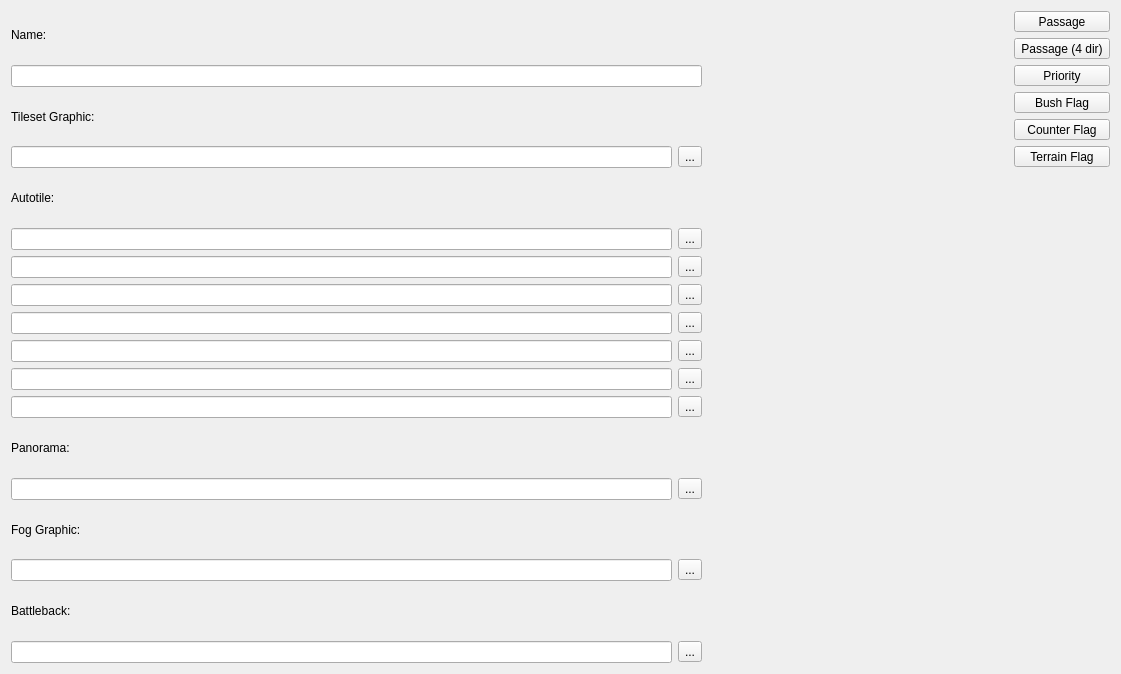
<?xml version="1.0" encoding="UTF-8"?>
<ui version="4.0">
 <class>EditTilesets</class>
 <widget class="QWidget" name="EditTilesets">
  <property name="geometry">
   <rect>
    <x>0</x>
    <y>0</y>
    <width>1121</width>
    <height>674</height>
   </rect>
  </property>
  <property name="windowTitle">
   <string>Form</string>
  </property>
  <layout class="QGridLayout" name="gridLayout_2">
   <item row="0" column="0">
    <layout class="QHBoxLayout" name="horizontalLayout">
     <item>
      <layout class="QGridLayout" name="gridLayout">
       <item row="14" column="0">
        <widget class="QLineEdit" name="line_panorama">
         <property name="readOnly">
          <bool>true</bool>
         </property>
        </widget>
       </item>
       <item row="17" column="0">
        <widget class="QLineEdit" name="line_fog_graphic">
         <property name="readOnly">
          <bool>true</bool>
         </property>
        </widget>
       </item>
       <item row="5" column="0">
        <widget class="QLineEdit" name="line_autotile_1">
         <property name="readOnly">
          <bool>true</bool>
         </property>
        </widget>
       </item>
       <item row="12" column="0">
        <widget class="QLineEdit" name="line_autotile_7">
         <property name="readOnly">
          <bool>true</bool>
         </property>
        </widget>
       </item>
       <item row="19" column="0">
        <widget class="QLineEdit" name="line_battleback">
         <property name="readOnly">
          <bool>true</bool>
         </property>
        </widget>
       </item>
       <item row="6" column="0">
        <widget class="QLineEdit" name="line_autotile_2">
         <property name="readOnly">
          <bool>true</bool>
         </property>
        </widget>
       </item>
       <item row="19" column="1">
        <widget class="QToolButton" name="button_battleback">
         <property name="text">
          <string>...</string>
         </property>
        </widget>
       </item>
       <item row="6" column="1">
        <widget class="QToolButton" name="button_autotile_2">
         <property name="text">
          <string>...</string>
         </property>
        </widget>
       </item>
       <item row="18" column="0">
        <widget class="QLabel" name="label_6">
         <property name="text">
          <string>Battleback:</string>
         </property>
        </widget>
       </item>
       <item row="5" column="1">
        <widget class="QToolButton" name="button_autotile_1">
         <property name="text">
          <string>...</string>
         </property>
        </widget>
       </item>
       <item row="10" column="1">
        <widget class="QToolButton" name="button_autotile_5">
         <property name="text">
          <string>...</string>
         </property>
        </widget>
       </item>
       <item row="17" column="1">
        <widget class="QToolButton" name="button_fog">
         <property name="text">
          <string>...</string>
         </property>
        </widget>
       </item>
       <item row="3" column="0">
        <widget class="QLineEdit" name="line_tileset_name"/>
       </item>
       <item row="14" column="1">
        <widget class="QToolButton" name="button_panorama">
         <property name="text">
          <string>...</string>
         </property>
        </widget>
       </item>
       <item row="11" column="1">
        <widget class="QToolButton" name="button_autotile_6">
         <property name="text">
          <string>...</string>
         </property>
        </widget>
       </item>
       <item row="16" column="0">
        <widget class="QLabel" name="label_5">
         <property name="text">
          <string>Fog Graphic:</string>
         </property>
        </widget>
       </item>
       <item row="8" column="1">
        <widget class="QToolButton" name="button_autotile_3">
         <property name="text">
          <string>...</string>
         </property>
        </widget>
       </item>
       <item row="11" column="0">
        <widget class="QLineEdit" name="line_autotile_6">
         <property name="readOnly">
          <bool>true</bool>
         </property>
        </widget>
       </item>
       <item row="10" column="0">
        <widget class="QLineEdit" name="line_autotile_5">
         <property name="readOnly">
          <bool>true</bool>
         </property>
        </widget>
       </item>
       <item row="12" column="1">
        <widget class="QToolButton" name="button_autotile_7">
         <property name="text">
          <string>...</string>
         </property>
        </widget>
       </item>
       <item row="2" column="0">
        <widget class="QLabel" name="label_2">
         <property name="text">
          <string>Tileset Graphic:</string>
         </property>
        </widget>
       </item>
       <item row="8" column="0">
        <widget class="QLineEdit" name="line_autotile_3">
         <property name="readOnly">
          <bool>true</bool>
         </property>
        </widget>
       </item>
       <item row="13" column="0">
        <widget class="QLabel" name="label_4">
         <property name="text">
          <string>Panorama:</string>
         </property>
        </widget>
       </item>
       <item row="4" column="0">
        <widget class="QLabel" name="label_3">
         <property name="text">
          <string>Autotile:</string>
         </property>
        </widget>
       </item>
       <item row="3" column="1">
        <widget class="QToolButton" name="button_choose_tileset">
         <property name="text">
          <string>...</string>
         </property>
        </widget>
       </item>
       <item row="9" column="0">
        <widget class="QLineEdit" name="line_autotile_4">
         <property name="readOnly">
          <bool>true</bool>
         </property>
        </widget>
       </item>
       <item row="9" column="1">
        <widget class="QToolButton" name="button_autotile_4">
         <property name="text">
          <string>...</string>
         </property>
        </widget>
       </item>
       <item row="0" column="0">
        <widget class="QLabel" name="label">
         <property name="text">
          <string>Name:</string>
         </property>
        </widget>
       </item>
       <item row="1" column="0" colspan="2">
        <widget class="QLineEdit" name="line_name">
         <property name="readOnly">
          <bool>false</bool>
         </property>
        </widget>
       </item>
      </layout>
     </item>
     <item>
      <widget class="TilesetEditWidget" name="tileset_widget" native="true">
       <property name="minimumSize">
        <size>
         <width>300</width>
         <height>0</height>
        </size>
       </property>
      </widget>
     </item>
     <item>
      <layout class="QVBoxLayout" name="verticalLayout">
       <item>
        <widget class="QToolButton" name="button_passage">
         <property name="sizePolicy">
          <sizepolicy hsizetype="Preferred" vsizetype="Fixed">
           <horstretch>0</horstretch>
           <verstretch>0</verstretch>
          </sizepolicy>
         </property>
         <property name="text">
          <string>Passage</string>
         </property>
        </widget>
       </item>
       <item>
        <widget class="QToolButton" name="button_passage_4dir">
         <property name="sizePolicy">
          <sizepolicy hsizetype="Preferred" vsizetype="Fixed">
           <horstretch>0</horstretch>
           <verstretch>0</verstretch>
          </sizepolicy>
         </property>
         <property name="text">
          <string>Passage (4 dir)</string>
         </property>
        </widget>
       </item>
       <item>
        <widget class="QToolButton" name="button_priority">
         <property name="sizePolicy">
          <sizepolicy hsizetype="Preferred" vsizetype="Fixed">
           <horstretch>0</horstretch>
           <verstretch>0</verstretch>
          </sizepolicy>
         </property>
         <property name="text">
          <string>Priority</string>
         </property>
        </widget>
       </item>
       <item>
        <widget class="QToolButton" name="button_bush_flag">
         <property name="sizePolicy">
          <sizepolicy hsizetype="Preferred" vsizetype="Fixed">
           <horstretch>0</horstretch>
           <verstretch>0</verstretch>
          </sizepolicy>
         </property>
         <property name="text">
          <string>Bush Flag</string>
         </property>
        </widget>
       </item>
       <item>
        <widget class="QToolButton" name="button_counter_flag">
         <property name="sizePolicy">
          <sizepolicy hsizetype="Preferred" vsizetype="Fixed">
           <horstretch>0</horstretch>
           <verstretch>0</verstretch>
          </sizepolicy>
         </property>
         <property name="text">
          <string>Counter Flag</string>
         </property>
        </widget>
       </item>
       <item>
        <widget class="QToolButton" name="button_terrain_flag">
         <property name="sizePolicy">
          <sizepolicy hsizetype="Preferred" vsizetype="Fixed">
           <horstretch>0</horstretch>
           <verstretch>0</verstretch>
          </sizepolicy>
         </property>
         <property name="text">
          <string>Terrain Flag</string>
         </property>
        </widget>
       </item>
       <item>
        <spacer name="verticalSpacer">
         <property name="orientation">
          <enum>Qt::Vertical</enum>
         </property>
         <property name="sizeHint" stdset="0">
          <size>
           <width>20</width>
           <height>40</height>
          </size>
         </property>
        </spacer>
       </item>
      </layout>
     </item>
    </layout>
   </item>
  </layout>
 </widget>
 <customwidgets>
  <customwidget>
   <class>TilesetEditWidget</class>
   <extends>QWidget</extends>
   <header>editors/tilesets/tileseteditwidget.h</header>
   <container>1</container>
  </customwidget>
 </customwidgets>
 <tabstops>
  <tabstop>line_name</tabstop>
  <tabstop>line_tileset_name</tabstop>
  <tabstop>button_choose_tileset</tabstop>
  <tabstop>line_autotile_1</tabstop>
  <tabstop>button_autotile_1</tabstop>
  <tabstop>line_autotile_2</tabstop>
  <tabstop>button_autotile_2</tabstop>
  <tabstop>line_autotile_3</tabstop>
  <tabstop>button_autotile_3</tabstop>
  <tabstop>line_autotile_4</tabstop>
  <tabstop>button_autotile_4</tabstop>
  <tabstop>line_autotile_5</tabstop>
  <tabstop>button_autotile_5</tabstop>
  <tabstop>line_autotile_6</tabstop>
  <tabstop>button_autotile_6</tabstop>
  <tabstop>line_autotile_7</tabstop>
  <tabstop>button_autotile_7</tabstop>
  <tabstop>line_panorama</tabstop>
  <tabstop>button_panorama</tabstop>
  <tabstop>line_fog_graphic</tabstop>
  <tabstop>button_fog</tabstop>
  <tabstop>line_battleback</tabstop>
  <tabstop>button_battleback</tabstop>
  <tabstop>button_passage</tabstop>
  <tabstop>button_passage_4dir</tabstop>
  <tabstop>button_priority</tabstop>
  <tabstop>button_bush_flag</tabstop>
  <tabstop>button_counter_flag</tabstop>
  <tabstop>button_terrain_flag</tabstop>
 </tabstops>
 <resources/>
 <connections/>
</ui>
